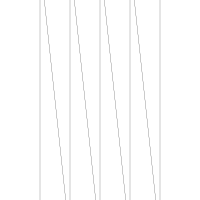

The Python source for this figure:
import argparse
import drawsvg as draw
from numpy import array, sqrt, pi, log
from math import floor, ceil

class SimpleMaker:

    ## 比例尺：20 对应 0.5，40 对应 1

    def GenerateSimple(name, wire_length, size = 0):
        d = draw.Drawing(200,200,origin = 'center', displayInline = False)
        p = draw.Path(stroke_width=0.202, stroke='black', fill_opacity="0")

        simple_circuit = SimpleMaker(size)
        simple_circuit.makeSimple(p,wire_length)
        d.append(p)
        d.save_svg(name+".svg")

    def __init__(self,size = 0):

        self.size = size
        # self.line_width = 0.202
        self.line_width = 0.6
        self.spacing = 10
        self.pixel_scale = 3.77
        self.minimum_stitch_length = 2 * self.pixel_scale

    def makeSimple(self, path, wire_length, reverse=False):
        reverseF = -1 if reverse else 1
        if self.size > 0:
            #宽度为40单位对应1cm
            lastPoint = array([-60,140])
            path.M(lastPoint[0], lastPoint[1])
            #电阻回弯三次
            for i in range(0,4):
                path.L(lastPoint[0], lastPoint[1] - 320)
                lastPoint[1] = lastPoint[1] - 320
                path.L(lastPoint[0] - 4, lastPoint[1] + 4)

                #打结处
                lastPoint[0] = lastPoint[0] - 4
                lastPoint[1] = lastPoint[1] + 4
                for j in range(0,4):
                    path.L(lastPoint[0] + 8, lastPoint[1] + 4)
                    path.L(lastPoint[0], lastPoint[1] + 8)
                    lastPoint[1] = lastPoint[1] + 8
                path.L(lastPoint[0] + 4, lastPoint[1] + 4)
                lastPoint[0] = lastPoint[0] + 4
                lastPoint[1] = lastPoint[1] + 4

                path.L(lastPoint[0] + 30, lastPoint[1] + 280)
                lastPoint[0] += 30
                lastPoint[1] += 280

                #打结处
                path.L(lastPoint[0] - 4, lastPoint[1] + 4)
                lastPoint[0] = lastPoint[0] - 4
                lastPoint[1] = lastPoint[1] + 4
                for j in range(0,4):
                    path.L(lastPoint[0] + 8, lastPoint[1] + 4)
                    path.L(lastPoint[0], lastPoint[1] + 8)
                    lastPoint[1] = lastPoint[1] + 8
                path.L(lastPoint[0] + 4, lastPoint[1] + 4)
                lastPoint[0] = lastPoint[0] + 4
                lastPoint[1] = lastPoint[1] + 4

                path.L(lastPoint[0], lastPoint[1] - 40)
                lastPoint[1] -= 40

            path.L(lastPoint[0], lastPoint[1] - 280)





        else:
            raise Exception("size must be >0")



    def drawStitches(self, p, x1, y1, x2, y2):
        dx = x2 - x1
        dy = y2 - y1
        length = sqrt((dx ** 2) + (dy ** 2))
        stittches = length/self.minimum_stitch_length

        for i in range (1, floor(stittches)):
            p.L (x1 + dx/stittches*i, y1 + dy/stittches*i)
        p.L(x2,y2)

if __name__=="__main__":
    SimpleMaker.GenerateSimple("stretch_v2", -8, 10)
